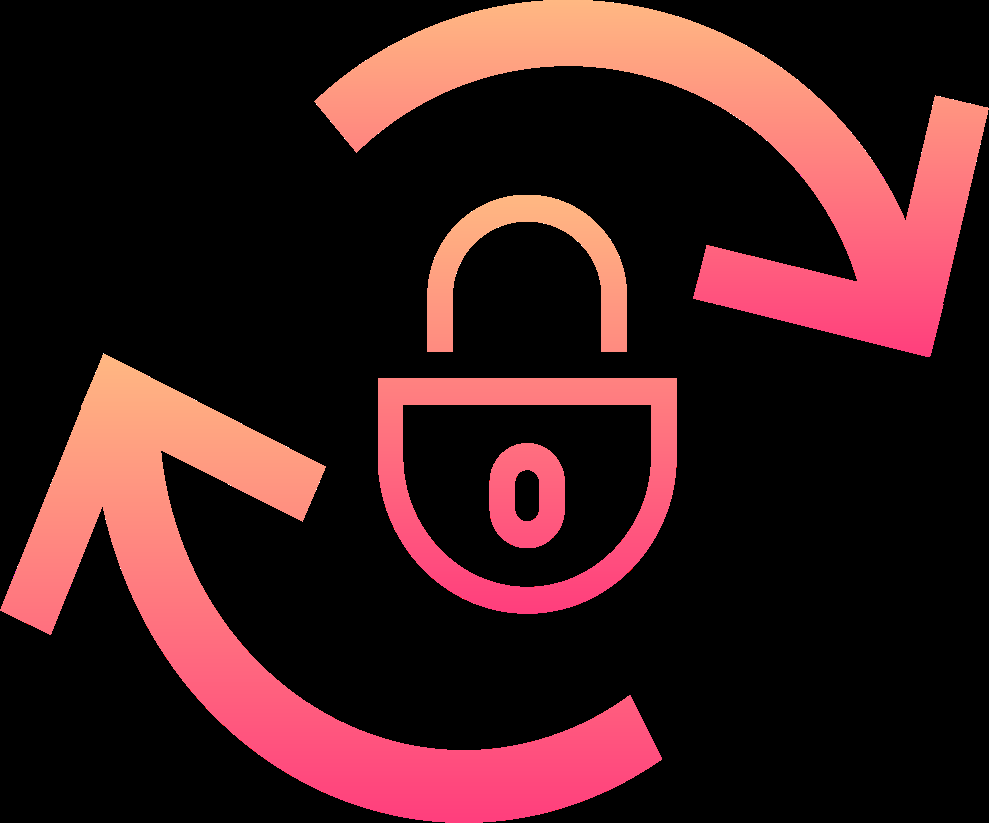
#> input picture ste_in_img/decode.png, 989 x 823 px, found by its file name
$ python test5.py
#> lines starting #> are read from the running program, lines starting #| are printed output that depends on the picture
import numpy as np
import cv2
import matplotlib.pyplot as plt
import sys
import os
from PIL import Image

def show(img, figsize=(10, 10), title="Image"):
    figure=plt.figure(figsize=figsize)

    plt.imshow(img)
    plt.show()


# read graysclae img
def RLE_encoding(img, bits=8,  binary=True, view=True):
    """
    img: Grayscale img.
    bits: what will be the maximum run length? 2^bits
    """
    image = Image.open(img, 'r')
    if binary:
        ret,img = cv2.threshold(img,127,255,cv2.THRESH_BINARY+cv2.THRESH_OTSU)

    if view:
        show(img)

    encoded = []
    shape=img.shape
    count = 0
    prev = None
    fimg = img.flatten()
    th=127
    for pixel in fimg:
        if binary:
            if pixel<th:
                pixel=0
            else:
                pixel=1
        if prev==None:
            prev = pixel
            count+=1
        else:
            if prev!=pixel:
                encoded.append((count, prev))
                prev=pixel
                count=1
            else:
                if count<(2**bits)-1:
                    count+=1
                else:
                    encoded.append((count, prev))
                    prev=pixel
                    count=1
    encoded.append((count, prev))

    return np.array(encoded)
fpath="D:\python_hide_information\Hiding_information_using_ML\ste_in_img\decode.png"
img = cv2.imread(fpath, 0)
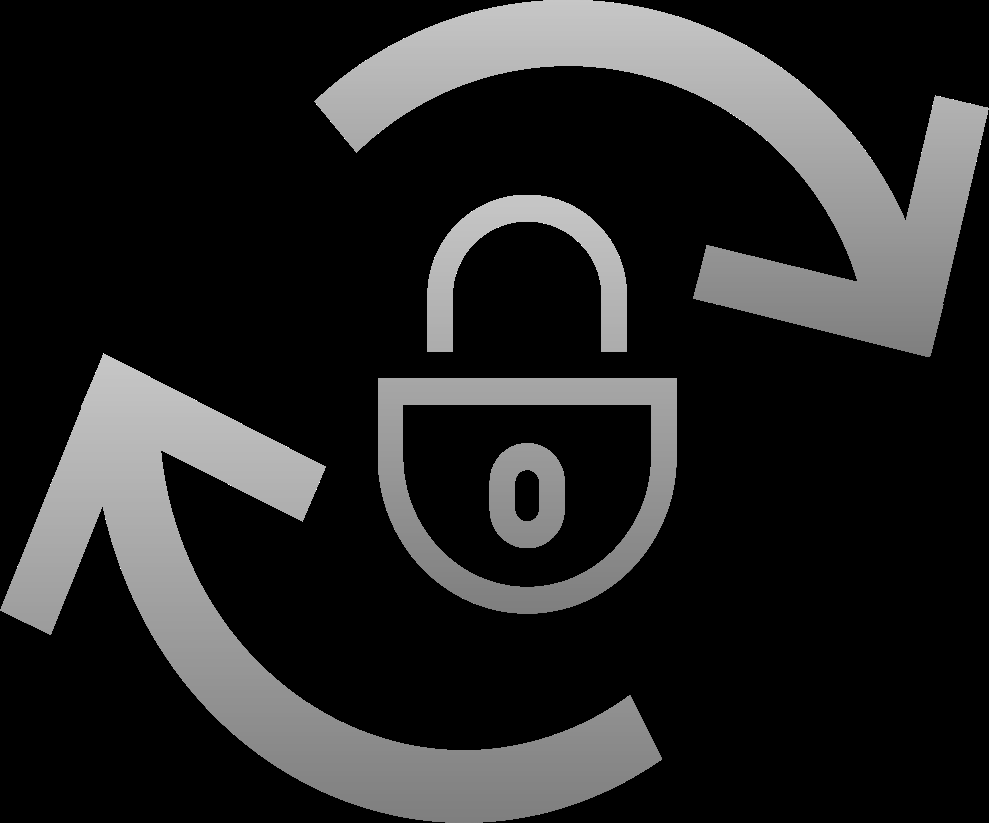
#> img: shape (823, 989); min 0, max 255, mean 37
shape=img.shape
#> shape = (823, 989)
encoded = RLE_encoding(img, bits=8)
#> (the run stopped early here; a loop or call above may not have finished)
